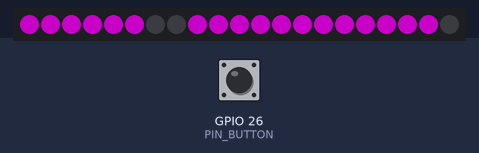
Bench run of a sketch on a simulated ESP32. On the bench: 21 RGB LEDs in strip order, left to right. Inputs (shaded band) come from the test bench; at power-on: GPIO 26 (PIN_BUTTON) HIGH. Dim RGB values are drawn brighter than linear; the local clock reads 2024-03-15 10:24:30 at power-on unless the sketch sets it; what the sketch prints to the serial monitor is not drawn.

Above: at 1.27 s.
1.3 s: GPIO 26 (PIN_BUTTON) pulled LOW for 0.15 s
At 3.3 s:
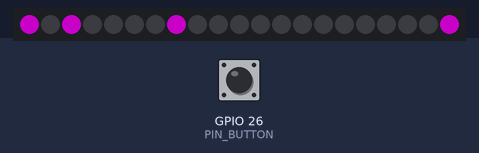
3.6 s: GPIO 26 (PIN_BUTTON) pulled LOW for 1 s
At 5.8 s:
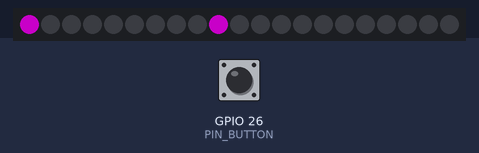
6.2 s: GPIO 26 (PIN_BUTTON) pulled LOW for 0.15 s
At 8.7 s:
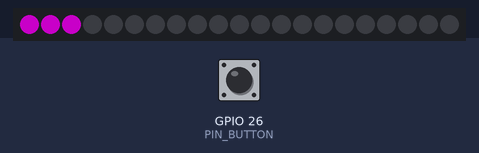
9.3 s: GPIO 26 (PIN_BUTTON) pulled LOW for 1 s
At 11.8 s:
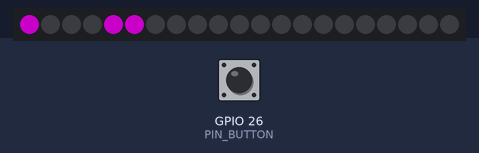
Timing chart, 0 to 13.3 s (numbered marks = the images above; inputs shaded):
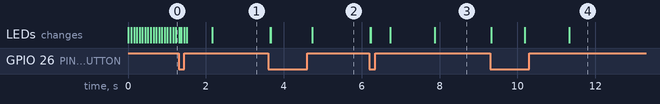

The sketch:

Encender_deuno_enuno.ino
```cpp
#include <Adafruit_NeoPixel.h>
#include <TimeLib.h>
#include <TimeAlarms.h>
#include <Wire.h>
#include <RTClib.h>

#define PIN_NEO_PIXEL 19  // Pin de Arduino que se conecta a NeoPixel
#define NUM_PIXELS 21     // Número de LEDs (píxeles) en NeoPixel
#define PIN_BUTTON 26     // Pin GPIO26 del ESP32

RTC_DS3231 rtc;

Adafruit_NeoPixel NeoPixel(NUM_PIXELS, PIN_NEO_PIXEL, NEO_GRB + NEO_KHZ800);

int ordenLED[21] = { 0, 13, 14, 1, 12, 15, 2, 11, 16, 3, 10, 17, 4, 9, 18, 5, 8, 19, 6, 7, 20 };
int indexPastilla = 0;
int pastillaTomada = 1;

void setup() {
  Serial.begin(115200);
  //pinMode(PIN_BUTTON, INPUT);
  pinMode(PIN_BUTTON, INPUT_PULLUP);  // Configurar el pin del botón
  NeoPixel.begin();                   // Inicializar objeto de la tira NeoPixel

  if (!rtc.begin()) {
    Serial.println("No se pudo iniciar el RTC");
    while (1); // Esperar indefinidamente si no se puede inicializar el RTC
  }

  DateTime now = rtc.now();
  setTime(now.hour(), now.minute(), now.second(), now.day(), now.month(), now.year() - 2000);


  attachInterrupt(digitalPinToInterrupt(PIN_BUTTON), boton, FALLING);  // Asignar la función
}

void loop() {
  Alarm.delay(10);  // Esperar que las alarmas se activen
  //NeoPixel.rainbow();
  NeoPixel.show();

  takePill();
  delay(60);
}


void takePill(void) {
  Serial.println("Ejecuta la funcion");
  //alarmaActivada = true;
  pastillaTomada = 0;

    //NeoPixel.setPixelColor(0, NeoPixel.Color(0, 200, 0));
    NeoPixel.setPixelColor(ordenLED[indexPastilla], NeoPixel.Color(100, 0, 100));
    NeoPixel.show();
    //Alarm.timerOnce(30, noTomo);  // called once after 30 seconds

    indexPastilla++;
}

void boton(void) {
  delay(20);

    //NeoPixel.setPixelColor(1, NeoPixel.Color(0, 0, 0));  // Apagar el LED
    NeoPixel.clear();
    //NeoPixel.setPixelColor(ordenLED[indexPastilla], NeoPixel.Color(0, 0, 0));  // Apagar el LED
    NeoPixel.show();
    pastillaTomada = 1;
}
```

Measured:
- after the input at 1.3 s, the LEDs: first change at once (image 1 shows a later state)
- after the input at 3.6 s, the LEDs: first change after 0.05 s (image 2 shows a later state)
- after the input at 6.2 s, the LEDs: first change at once (image 3 shows a later state)
